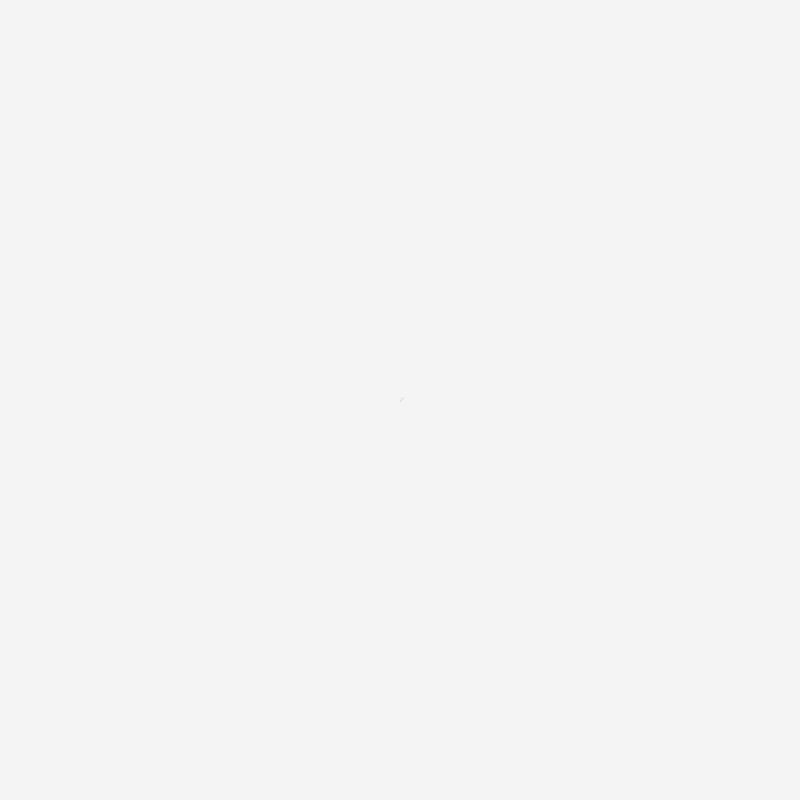
Frame 1 (no input)
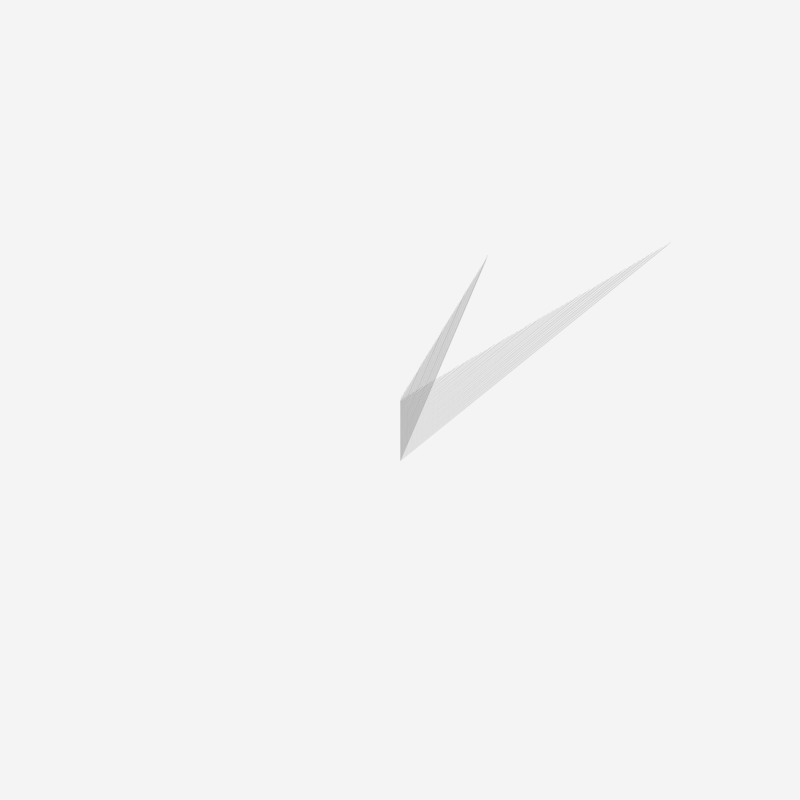
Frame 60 (the mouse pressed at the canvas centre just before this capture)
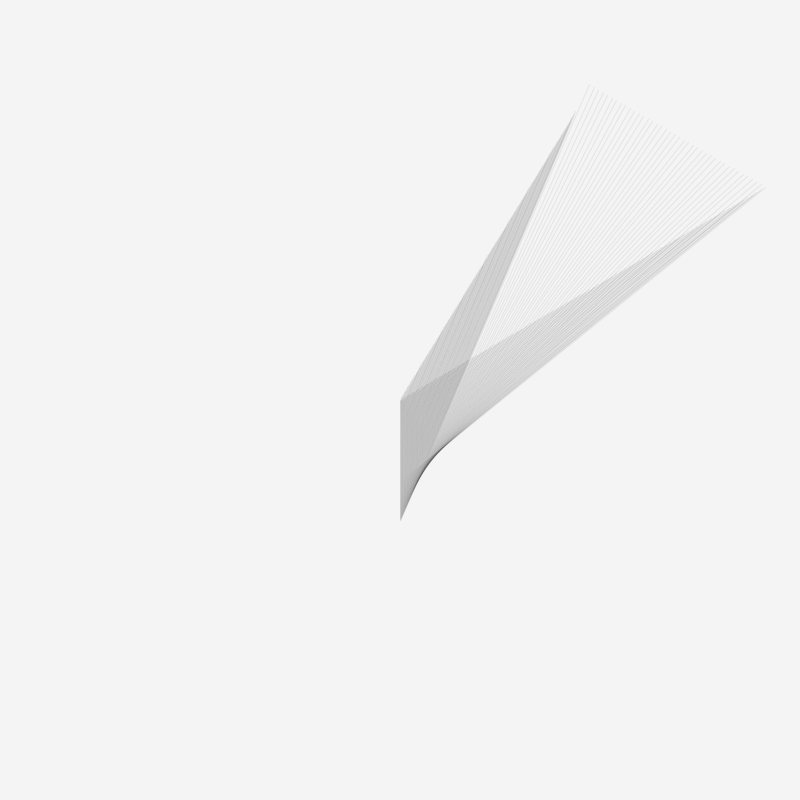
Frame 120 (the mouse held since frame 60 and released just before this capture)

The Processing sketch that drew these frames (run headless with seeded random() and noise(); from frame 60 on, the mouse is pressed at the canvas centre):

// Processing sketch: linesTrace
// ── linesTrace.pde
Particle p, p2, p3;

void setup() {
  size(800, 800);
  background(244);
  frameRate(60);

  float randomX = random(-5, 5);
  float randomY = random(-5, 5);
  p = new Particle(new PVector(width/2, height/2), 
  new PVector(randomX, randomY)
    );
  p3 = new Particle(new PVector(width/2, height/2), 
  new PVector(random(-5,5), random(-5,5))
    );
  p2 = new Particle(new PVector(width/2, height/2), 
       new PVector(0, 1)
    );
}

void draw() {
  
  
  //println(p2.pos);
  p2.run();
  p.run();
  p3.run();
  
  float x = width/2+250*sin(radians(frameCount));
  float y = height/2+250*cos(radians(frameCount));

  //point(x,y);

  stroke(44, 20);
  strokeWeight(1);
  //line(p.pos.x, p.pos.y, p3.pos.x, p3.pos.y);
  line(p2.pos.x,p2.pos.y, p3.pos.x, p3.pos.y);
  line(p2.pos.x,p2.pos.y, p.pos.x, p.pos.y);
  //line(x,y, p3.pos.x, p3.pos.y);
  //line(x,y, p.pos.x, p.pos.y);
}

// ── particle.pde
class Particle{
  
 PVector pos;
 PVector speed;
 int limits = 35;
 
 Particle(PVector pos, PVector speed){
   this.pos = pos;
   this.speed = speed;
 }
 
 void display(){
   stroke(44);
   strokeWeight(2);
   point(pos.x,pos.y);
 }
 
 void update(){
  pos.x += speed.x;
  pos.y += speed.y;
 }
 
 void run(){
  //display();
  update();
  checkBoundaries();
 }
 
 void checkBoundaries(){
   if (pos.x<=limits || pos.x>width-limits)
     speed.x *= -1;
   if (pos.y<=limits || pos.y>height-limits)
     speed.y *= -1;
 }
  
}
